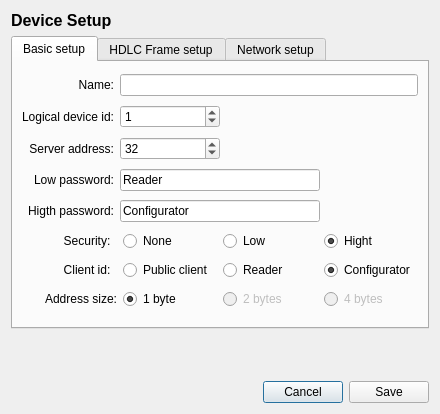
<?xml version="1.0" encoding="UTF-8"?>
<ui version="4.0">
 <class>AddDeviceWindow</class>
 <widget class="QDialog" name="AddDeviceWindow">
  <property name="geometry">
   <rect>
    <x>0</x>
    <y>0</y>
    <width>424</width>
    <height>414</height>
   </rect>
  </property>
  <property name="windowTitle">
   <string>Add device</string>
  </property>
  <layout class="QVBoxLayout" name="verticalLayout_2">
   <item>
    <widget class="QLabel" name="label_14">
     <property name="font">
      <font>
       <pointsize>12</pointsize>
       <weight>75</weight>
       <bold>true</bold>
      </font>
     </property>
     <property name="text">
      <string>Device Setup</string>
     </property>
    </widget>
   </item>
   <item>
    <widget class="QTabWidget" name="tabWidget">
     <property name="currentIndex">
      <number>0</number>
     </property>
     <widget class="QWidget" name="tab">
      <attribute name="title">
       <string>Basic setup</string>
      </attribute>
      <layout class="QGridLayout" name="gridLayout_3">
       <item row="0" column="0">
        <widget class="QLabel" name="label_5">
         <property name="text">
          <string>Name:</string>
         </property>
         <property name="alignment">
          <set>Qt::AlignRight|Qt::AlignTrailing|Qt::AlignVCenter</set>
         </property>
        </widget>
       </item>
       <item row="0" column="1">
        <widget class="QLineEdit" name="lineEdit"/>
       </item>
       <item row="1" column="0">
        <widget class="QLabel" name="label_6">
         <property name="text">
          <string>Logical device id:</string>
         </property>
         <property name="alignment">
          <set>Qt::AlignRight|Qt::AlignTrailing|Qt::AlignVCenter</set>
         </property>
        </widget>
       </item>
       <item row="1" column="1">
        <widget class="QSpinBox" name="spinBox_6">
         <property name="maximumSize">
          <size>
           <width>100</width>
           <height>16777215</height>
          </size>
         </property>
         <property name="value">
          <number>1</number>
         </property>
        </widget>
       </item>
       <item row="2" column="0">
        <widget class="QLabel" name="label_7">
         <property name="text">
          <string>Server address:</string>
         </property>
         <property name="alignment">
          <set>Qt::AlignRight|Qt::AlignTrailing|Qt::AlignVCenter</set>
         </property>
        </widget>
       </item>
       <item row="2" column="1">
        <widget class="QSpinBox" name="spinBox_8">
         <property name="maximumSize">
          <size>
           <width>100</width>
           <height>16777215</height>
          </size>
         </property>
         <property name="value">
          <number>32</number>
         </property>
        </widget>
       </item>
       <item row="3" column="0">
        <widget class="QLabel" name="label_10">
         <property name="text">
          <string>Low password:</string>
         </property>
         <property name="alignment">
          <set>Qt::AlignRight|Qt::AlignTrailing|Qt::AlignVCenter</set>
         </property>
        </widget>
       </item>
       <item row="3" column="1">
        <widget class="QLineEdit" name="lineEdit_4">
         <property name="maximumSize">
          <size>
           <width>200</width>
           <height>16777215</height>
          </size>
         </property>
         <property name="text">
          <string>Reader</string>
         </property>
        </widget>
       </item>
       <item row="4" column="0">
        <widget class="QLabel" name="label_11">
         <property name="text">
          <string>Higth password:</string>
         </property>
         <property name="alignment">
          <set>Qt::AlignRight|Qt::AlignTrailing|Qt::AlignVCenter</set>
         </property>
        </widget>
       </item>
       <item row="4" column="1">
        <widget class="QLineEdit" name="lineEdit_3">
         <property name="maximumSize">
          <size>
           <width>200</width>
           <height>16777215</height>
          </size>
         </property>
         <property name="text">
          <string>Configurator</string>
         </property>
        </widget>
       </item>
       <item row="5" column="0" colspan="2">
        <layout class="QHBoxLayout" name="horizontalLayout_4">
         <item>
          <widget class="QLabel" name="label_15">
           <property name="text">
            <string>Security:  </string>
           </property>
           <property name="alignment">
            <set>Qt::AlignRight|Qt::AlignTrailing|Qt::AlignVCenter</set>
           </property>
          </widget>
         </item>
         <item>
          <widget class="QRadioButton" name="radioButton_7">
           <property name="text">
            <string>None</string>
           </property>
           <property name="autoExclusive">
            <bool>false</bool>
           </property>
          </widget>
         </item>
         <item>
          <widget class="QRadioButton" name="radioButton_8">
           <property name="text">
            <string>Low</string>
           </property>
           <property name="autoExclusive">
            <bool>false</bool>
           </property>
          </widget>
         </item>
         <item>
          <widget class="QRadioButton" name="radioButton_9">
           <property name="text">
            <string>Hight</string>
           </property>
           <property name="checked">
            <bool>true</bool>
           </property>
           <property name="autoExclusive">
            <bool>false</bool>
           </property>
          </widget>
         </item>
        </layout>
       </item>
       <item row="6" column="0" colspan="2">
        <layout class="QHBoxLayout" name="horizontalLayout_2">
         <item>
          <widget class="QLabel" name="label_9">
           <property name="text">
            <string>Client id:  </string>
           </property>
           <property name="alignment">
            <set>Qt::AlignRight|Qt::AlignTrailing|Qt::AlignVCenter</set>
           </property>
          </widget>
         </item>
         <item>
          <widget class="QRadioButton" name="radioButton_4">
           <property name="text">
            <string>Public client</string>
           </property>
           <property name="autoExclusive">
            <bool>false</bool>
           </property>
          </widget>
         </item>
         <item>
          <widget class="QRadioButton" name="radioButton_5">
           <property name="text">
            <string>Reader</string>
           </property>
           <property name="autoExclusive">
            <bool>false</bool>
           </property>
          </widget>
         </item>
         <item>
          <widget class="QRadioButton" name="radioButton_6">
           <property name="text">
            <string>Configurator</string>
           </property>
           <property name="checked">
            <bool>true</bool>
           </property>
           <property name="autoExclusive">
            <bool>false</bool>
           </property>
          </widget>
         </item>
        </layout>
       </item>
       <item row="7" column="0" colspan="2">
        <layout class="QHBoxLayout" name="horizontalLayout_3">
         <item>
          <widget class="QLabel" name="label_8">
           <property name="text">
            <string>Address size:</string>
           </property>
           <property name="alignment">
            <set>Qt::AlignRight|Qt::AlignTrailing|Qt::AlignVCenter</set>
           </property>
          </widget>
         </item>
         <item>
          <widget class="QRadioButton" name="radioButton">
           <property name="text">
            <string>1 byte</string>
           </property>
           <property name="checked">
            <bool>true</bool>
           </property>
           <property name="autoExclusive">
            <bool>false</bool>
           </property>
          </widget>
         </item>
         <item>
          <widget class="QRadioButton" name="radioButton_2">
           <property name="enabled">
            <bool>false</bool>
           </property>
           <property name="text">
            <string>2 bytes</string>
           </property>
           <property name="autoExclusive">
            <bool>false</bool>
           </property>
          </widget>
         </item>
         <item>
          <widget class="QRadioButton" name="radioButton_3">
           <property name="enabled">
            <bool>false</bool>
           </property>
           <property name="text">
            <string>4 bytes</string>
           </property>
           <property name="autoExclusive">
            <bool>false</bool>
           </property>
          </widget>
         </item>
        </layout>
       </item>
      </layout>
     </widget>
     <widget class="QWidget" name="tab_2">
      <attribute name="title">
       <string>HDLC Frame setup</string>
      </attribute>
      <layout class="QGridLayout" name="gridLayout_2">
       <item row="0" column="0">
        <widget class="QLabel" name="label">
         <property name="maximumSize">
          <size>
           <width>16777215</width>
           <height>16777215</height>
          </size>
         </property>
         <property name="text">
          <string>Recive frame size:</string>
         </property>
         <property name="alignment">
          <set>Qt::AlignRight|Qt::AlignTrailing|Qt::AlignVCenter</set>
         </property>
        </widget>
       </item>
       <item row="0" column="1">
        <widget class="QSpinBox" name="spinBox">
         <property name="enabled">
          <bool>false</bool>
         </property>
         <property name="minimumSize">
          <size>
           <width>150</width>
           <height>0</height>
          </size>
         </property>
         <property name="maximumSize">
          <size>
           <width>200</width>
           <height>16777215</height>
          </size>
         </property>
         <property name="wrapping">
          <bool>false</bool>
         </property>
         <property name="frame">
          <bool>true</bool>
         </property>
         <property name="readOnly">
          <bool>false</bool>
         </property>
         <property name="minimum">
          <number>20</number>
         </property>
         <property name="maximum">
          <number>65515</number>
         </property>
         <property name="value">
          <number>2048</number>
         </property>
        </widget>
       </item>
       <item row="1" column="0">
        <widget class="QLabel" name="label_2">
         <property name="maximumSize">
          <size>
           <width>16777215</width>
           <height>16777215</height>
          </size>
         </property>
         <property name="text">
          <string>Send frame size:</string>
         </property>
         <property name="alignment">
          <set>Qt::AlignRight|Qt::AlignTrailing|Qt::AlignVCenter</set>
         </property>
        </widget>
       </item>
       <item row="1" column="1">
        <widget class="QSpinBox" name="spinBox_2">
         <property name="enabled">
          <bool>false</bool>
         </property>
         <property name="minimumSize">
          <size>
           <width>150</width>
           <height>0</height>
          </size>
         </property>
         <property name="wrapping">
          <bool>false</bool>
         </property>
         <property name="frame">
          <bool>true</bool>
         </property>
         <property name="readOnly">
          <bool>false</bool>
         </property>
         <property name="minimum">
          <number>20</number>
         </property>
         <property name="maximum">
          <number>65515</number>
         </property>
         <property name="value">
          <number>2048</number>
         </property>
        </widget>
       </item>
       <item row="1" column="2">
        <spacer name="horizontalSpacer_2">
         <property name="orientation">
          <enum>Qt::Horizontal</enum>
         </property>
         <property name="sizeHint" stdset="0">
          <size>
           <width>324</width>
           <height>20</height>
          </size>
         </property>
        </spacer>
       </item>
       <item row="2" column="0">
        <widget class="QLabel" name="label_3">
         <property name="maximumSize">
          <size>
           <width>16777215</width>
           <height>16777215</height>
          </size>
         </property>
         <property name="text">
          <string>Recive window size:</string>
         </property>
         <property name="alignment">
          <set>Qt::AlignRight|Qt::AlignTrailing|Qt::AlignVCenter</set>
         </property>
        </widget>
       </item>
       <item row="2" column="1">
        <widget class="QSpinBox" name="spinBox_3">
         <property name="enabled">
          <bool>false</bool>
         </property>
         <property name="minimumSize">
          <size>
           <width>70</width>
           <height>0</height>
          </size>
         </property>
         <property name="maximumSize">
          <size>
           <width>50</width>
           <height>16777215</height>
          </size>
         </property>
         <property name="wrapping">
          <bool>false</bool>
         </property>
         <property name="frame">
          <bool>true</bool>
         </property>
         <property name="readOnly">
          <bool>false</bool>
         </property>
         <property name="minimum">
          <number>1</number>
         </property>
         <property name="maximum">
          <number>7</number>
         </property>
         <property name="value">
          <number>1</number>
         </property>
        </widget>
       </item>
       <item row="3" column="0">
        <widget class="QLabel" name="label_4">
         <property name="maximumSize">
          <size>
           <width>16777215</width>
           <height>16777215</height>
          </size>
         </property>
         <property name="text">
          <string>Send window size:</string>
         </property>
         <property name="alignment">
          <set>Qt::AlignRight|Qt::AlignTrailing|Qt::AlignVCenter</set>
         </property>
        </widget>
       </item>
       <item row="3" column="1">
        <widget class="QSpinBox" name="spinBox_4">
         <property name="enabled">
          <bool>false</bool>
         </property>
         <property name="minimumSize">
          <size>
           <width>70</width>
           <height>0</height>
          </size>
         </property>
         <property name="maximumSize">
          <size>
           <width>70</width>
           <height>16777215</height>
          </size>
         </property>
         <property name="wrapping">
          <bool>false</bool>
         </property>
         <property name="frame">
          <bool>true</bool>
         </property>
         <property name="readOnly">
          <bool>false</bool>
         </property>
         <property name="minimum">
          <number>1</number>
         </property>
         <property name="maximum">
          <number>7</number>
         </property>
         <property name="value">
          <number>1</number>
         </property>
        </widget>
       </item>
       <item row="4" column="1" colspan="2">
        <widget class="QCheckBox" name="checkBox">
         <property name="text">
          <string>Send keep alive packages (RR frames)</string>
         </property>
         <property name="checked">
          <bool>true</bool>
         </property>
         <property name="tristate">
          <bool>false</bool>
         </property>
        </widget>
       </item>
       <item row="5" column="0">
        <widget class="QLabel" name="label_16">
         <property name="text">
          <string>Inactivity Disconnect timeout:</string>
         </property>
        </widget>
       </item>
       <item row="5" column="1">
        <widget class="QSpinBox" name="spinBox_7">
         <property name="suffix">
          <string> seconds</string>
         </property>
         <property name="minimum">
          <number>5</number>
         </property>
         <property name="maximum">
          <number>160</number>
         </property>
         <property name="value">
          <number>30</number>
         </property>
        </widget>
       </item>
       <item row="6" column="1">
        <spacer name="verticalSpacer_2">
         <property name="orientation">
          <enum>Qt::Vertical</enum>
         </property>
         <property name="sizeHint" stdset="0">
          <size>
           <width>20</width>
           <height>40</height>
          </size>
         </property>
        </spacer>
       </item>
      </layout>
     </widget>
     <widget class="QWidget" name="tab_3">
      <attribute name="title">
       <string>Network setup</string>
      </attribute>
      <layout class="QVBoxLayout" name="verticalLayout">
       <item>
        <layout class="QGridLayout" name="gridLayout">
         <item row="0" column="0">
          <widget class="QLabel" name="label_12">
           <property name="text">
            <string>IP Address:</string>
           </property>
          </widget>
         </item>
         <item row="0" column="1">
          <widget class="QLineEdit" name="lineEdit_2">
           <property name="text">
            <string>127.0.0.1</string>
           </property>
          </widget>
         </item>
         <item row="1" column="0">
          <widget class="QLabel" name="label_13">
           <property name="text">
            <string>Port;</string>
           </property>
          </widget>
         </item>
         <item row="1" column="1">
          <widget class="QSpinBox" name="spinBox_5">
           <property name="maximumSize">
            <size>
             <width>100</width>
             <height>16777215</height>
            </size>
           </property>
           <property name="minimum">
            <number>1</number>
           </property>
           <property name="maximum">
            <number>65534</number>
           </property>
           <property name="value">
            <number>5050</number>
           </property>
          </widget>
         </item>
        </layout>
       </item>
       <item>
        <spacer name="verticalSpacer">
         <property name="orientation">
          <enum>Qt::Vertical</enum>
         </property>
         <property name="sizeHint" stdset="0">
          <size>
           <width>20</width>
           <height>194</height>
          </size>
         </property>
        </spacer>
       </item>
      </layout>
     </widget>
    </widget>
   </item>
   <item>
    <spacer name="verticalSpacer_3">
     <property name="orientation">
      <enum>Qt::Vertical</enum>
     </property>
     <property name="sizeHint" stdset="0">
      <size>
       <width>20</width>
       <height>7</height>
      </size>
     </property>
    </spacer>
   </item>
   <item>
    <layout class="QHBoxLayout" name="horizontalLayout">
     <item>
      <spacer name="horizontalSpacer">
       <property name="orientation">
        <enum>Qt::Horizontal</enum>
       </property>
       <property name="sizeHint" stdset="0">
        <size>
         <width>248</width>
         <height>20</height>
        </size>
       </property>
      </spacer>
     </item>
     <item>
      <widget class="QPushButton" name="pushButton_2">
       <property name="text">
        <string>Cancel</string>
       </property>
      </widget>
     </item>
     <item>
      <widget class="QPushButton" name="pushButton">
       <property name="text">
        <string>Save</string>
       </property>
      </widget>
     </item>
    </layout>
   </item>
  </layout>
 </widget>
 <tabstops>
  <tabstop>tabWidget</tabstop>
  <tabstop>lineEdit</tabstop>
  <tabstop>spinBox_6</tabstop>
  <tabstop>spinBox_8</tabstop>
  <tabstop>lineEdit_4</tabstop>
  <tabstop>lineEdit_3</tabstop>
  <tabstop>radioButton_7</tabstop>
  <tabstop>radioButton_8</tabstop>
  <tabstop>radioButton_9</tabstop>
  <tabstop>radioButton_4</tabstop>
  <tabstop>radioButton_5</tabstop>
  <tabstop>radioButton_6</tabstop>
  <tabstop>radioButton</tabstop>
  <tabstop>radioButton_2</tabstop>
  <tabstop>radioButton_3</tabstop>
  <tabstop>spinBox</tabstop>
  <tabstop>spinBox_2</tabstop>
  <tabstop>spinBox_3</tabstop>
  <tabstop>spinBox_4</tabstop>
  <tabstop>checkBox</tabstop>
  <tabstop>spinBox_7</tabstop>
  <tabstop>lineEdit_2</tabstop>
  <tabstop>spinBox_5</tabstop>
  <tabstop>pushButton_2</tabstop>
  <tabstop>pushButton</tabstop>
 </tabstops>
 <resources/>
 <connections/>
</ui>
